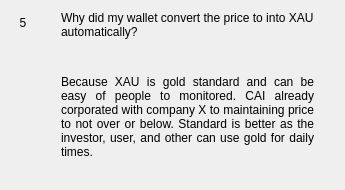
                  <widget class="QWidget" name="widgetFaq5" native="true">
                   <layout class="QHBoxLayout" name="horizontalPage_5" stretch="0,1">
                    <item alignment="Qt::AlignTop">
                     <widget class="QLabel" name="labelNumber5">
                      <property name="minimumSize">
                       <size>
                        <width>24</width>
                        <height>24</height>
                       </size>
                      </property>
                      <property name="maximumSize">
                       <size>
                        <width>16777215</width>
                        <height>24</height>
                       </size>
                      </property>
                      <property name="text">
                       <string>5</string>
                      </property>
                      <property name="alignment">
                       <set>Qt::AlignCenter</set>
                      </property>
                     </widget>
                    </item>
                    <item>
                     <layout class="QVBoxLayout" name="verticalLayoutPage_5">
                      <property name="leftMargin">
                       <number>20</number>
                      </property>
                      <property name="rightMargin">
                       <number>20</number>
                      </property>
                      <item>
                       <widget class="QLabel" name="labelSubtitle5">
                        <property name="text">
                         <string>Why did my wallet convert the price to into XAU automatically?</string>
                        </property>
                        <property name="wordWrap">
                         <bool>true</bool>
                        </property>
                       </widget>
                      </item>
                      <item>
                       <spacer name="verticalSpacer_50">
                        <property name="orientation">
                         <enum>Qt::Vertical</enum>
                        </property>
                        <property name="sizeType">
                         <enum>QSizePolicy::Fixed</enum>
                        </property>
                        <property name="sizeHint" stdset="0">
                         <size>
                          <width>20</width>
                          <height>30</height>
                         </size>
                        </property>
                       </spacer>
                      </item>
                      <item>
                       <widget class="QLabel" name="labelContent5">
                        <property name="text">
                         <string>
                           &lt;html&gt;&lt;head/&gt;&lt;body&gt;&lt;p align=&quot;justify&quot;&gt;
                           Because XAU is gold standard and can be easy of people to monitored.
                           CAI already corporated with company X to maintaining price to not over
                           or below. Standard is better as the investor, user, and other can use
                           gold for daily times.
                           &lt;/p&gt;&lt;/body&gt;&lt;/html&gt;
                         </string>
                        </property>
                        <property name="alignment">
                         <set>Qt::AlignLeading|Qt::AlignLeft|Qt::AlignTop</set>
                        </property>
                        <property name="wordWrap">
                         <bool>true</bool>
                        </property>
                       </widget>
                      </item>
                      <item>
                       <spacer name="verticalSpacer_51">
                        <property name="orientation">
                         <enum>Qt::Vertical</enum>
                        </property>
                        <property name="sizeHint" stdset="0">
                         <size>
                          <width>20</width>
                          <height>20</height>
                         </size>
                        </property>
                       </spacer>
                      </item>
                     </layout>
                    </item>
                   </layout>
                  </widget>
